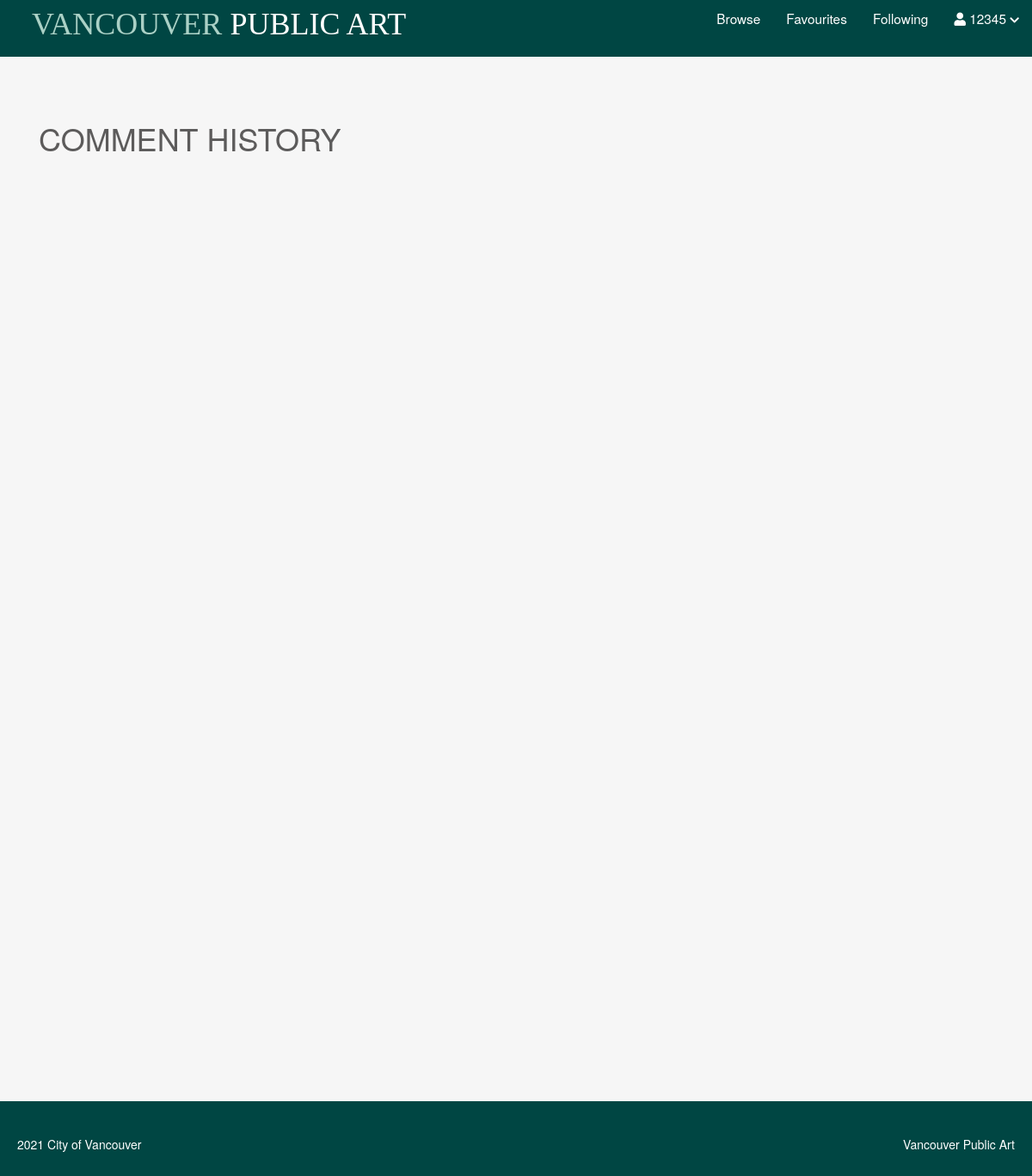
Before: /public/member/commentHistory.php (signed in) with the older database file.
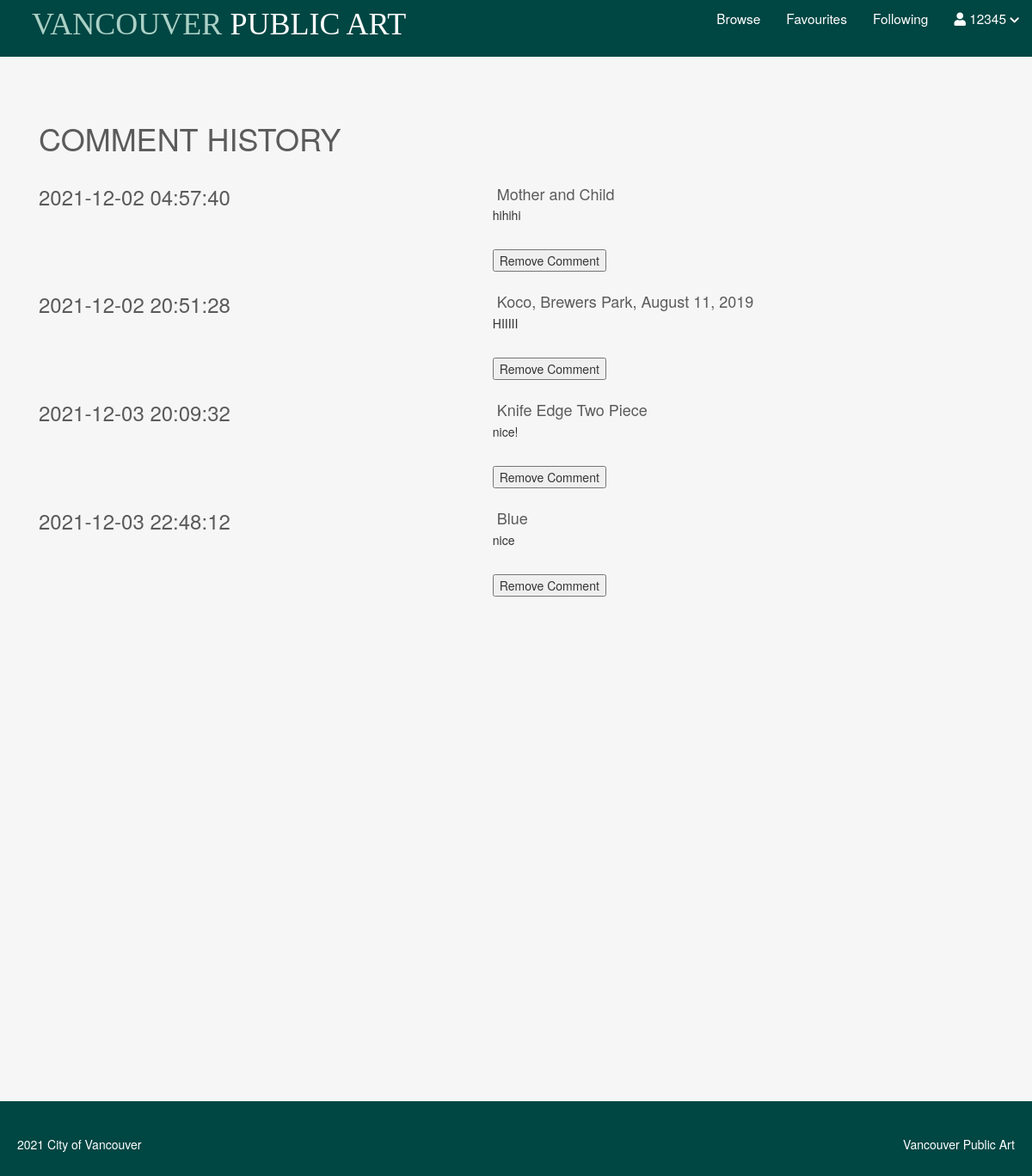
After: the same page with the newer database file.
### tables this page shows
CREATE TABLE `comment` (
  `commentID` int(10) NOT NULL,
  `userID` int(4) NOT NULL,
  `artID` int(4) NOT NULL,
  `date` timestamp NOT NULL DEFAULT current_timestamp() ON UPDATE current_timestamp(),
  `commentText` text NOT NULL
);

CREATE TABLE `artwork` (
  `artID` int(4) NOT NULL,
  `artName` varchar(150) DEFAULT NULL,
  `artistStatement` text DEFAULT NULL,
  `type` varchar(25) DEFAULT NULL,
  `status` varchar(13) DEFAULT NULL,
  `siteName` varchar(83) DEFAULT NULL,
  `siteAddress` varchar(95) DEFAULT NULL,
  `material` varchar(100) DEFAULT NULL,
  `photoURL` varchar(97) DEFAULT NULL,
  `ownership` varchar(50) DEFAULT NULL,
  `neighborhood` varchar(24) DEFAULT NULL,
  `locationOnSite` varchar(279) DEFAULT NULL,
  `geom` varchar(58) DEFAULT NULL,
  `description` text DEFAULT NULL,
  `artistID` int(3) NOT NULL,
  `year` int(4) DEFAULT NULL
);

### private/initialize.php (called while the page is built, shortened)
<?php
function url_for($script_path) {
    if($script_path[0] != '/') {
      $script_path = "/" . $script_path;
    }
    return WWW_ROOT . $script_path;
  }

### private/controller/getcommentHistory.php (called while the page is built)
<?php $comment = 'comment';
$artwork = 'artwork';
$member = 'member';
$userID = $_SESSION['userID'];
$history = selectAllFromThreeTables($artwork, $comment, $member, $userID);

### private/database/db.php (called while the page is built, shortened)
<?php
require('db_connect.php');
function selectAllFromThreeTables($artwork, $comment, $member,  $userID)
{
    global $conn;
    $query = "SELECT a.artName,a.artID, c.commentText, c.date,c.commentID, m.username,m.userID FROM $comment c
    INNER JOIN $artwork a ON a.artID = c.artID
    INNER JOIN $member m ON c.userID = m.userID
    WHERE m.userID = $userID";
    $result = mysqli_query($conn, $query);
    return $result;
}

### public/member/commentHistory.php (the view, shortened to what this page needs)
<?php include('../../private/initialize.php');
include("../../private/database/db.php");
include("../../private/controller/getcommentHistory.php");
?>
<!DOCTYPE html>
<html lang="en">
<head>
    <link rel="stylesheet" href="https://code.jquery.com/ui/1.9.2/themes/base/jquery-ui.css">
    <link rel="stylesheet" href="https://maxcdn.bootstrapcdn.com/bootstrap/3.4.1/css/bootstrap.min.css">
    <link rel="stylesheet" href="https://use.fontawesome.com/releases/v5.7.2/css/all.css">
</head>
<body>
    <?php include(INCLUDE_PATH . '/header.php'); ?>
    <div class="msg">
    </div>
    <div class="history-container">
        <h1>COMMENT HISTORY</h1>
        <?php foreach ($history as $row) { ?>
            <div class="history-box" id="cmt<?php echo $row['commentID'] ?>">
                <div class="left-side">
                    <h3><?php echo $row['date'] ?></h3>
                </div>
                <div class="right-side">
                    <a href="<?php echo url_for('art_detail.php?id=' . $row['artID']) ?>">
                        <h4><?php echo $row['artName'] ?></h4>
                    </a>
                    <a href="<?php echo url_for('art_detail.php?id=' . $row['artID']) . '#' . $row['username'] ?>">
                        <p><?php echo $row['commentText'] ?></p>
                    </a>
                    <button name='removeBtn' class="removeBtn" onclick="removeComment(<?php echo $row['commentID'] ?>)">Remove Comment</button>
                </div>
            </div>
        <?php } ?>
    </div>
    <?php include(INCLUDE_PATH . '/footer.php'); ?>
</body>
</html>

### private/includes/header.php (shortened to what this page needs)
<header>
    <div class="logo">
        <a href="<?php echo url_for('/index.php') ?>">
            <h1 class="logo-text"><span>VANCOUVER </span>PUBLIC ART</h1>
        </a>
    </div>
    <ul class="nav">
        <li><a href="<?php echo url_for('/browse.php') ?>">Browse</a></li>
        <?php if (isset($_SESSION['userID'])) { ?>
            <li><a href="<?php echo url_for('member/favourite.php?userID=' . $_SESSION['userID']) ?>">Favourites</a></li>
            <li><a href="<?php echo url_for('member/following.php?userID=' . $_SESSION['userID']) ?>">Following</a></li>
            <li>
                <a href="#">
                    <i class="fa fa-user"></i>
                    <?php echo $_SESSION['username']; ?>
                    <i class="fa fa-chevron-down" style="font-size: .8em;"></i>
                </a>
            </li>
        <?php } else { ?>
            <li><a href="register.php">Sign Up</a></li>
            <li><a href="login.php">Login</a></li>
        <?php } ?>
    </ul>
</header>

### private/includes/footer.php
<div class="footer">
    <p>2021 City of Vancouver</p>
    <p>Vancouver Public Art</p>
</div>

Changed rows visible on the page:
added comment: date "2021-12-02 04:57:40", artID.artName "Mother and Child", commentText "hihihi"
added comment: date "2021-12-02 20:51:28", artID.artName "Koco, Brewers Park, August 11, 2019", commentText "HIIIII"
added comment: date "2021-12-03 20:09:32", artID.artName "Knife Edge Two Piece", commentText "nice!"
added comment: date "2021-12-03 22:48:12", artID.artName "Blue", commentText "nice"
